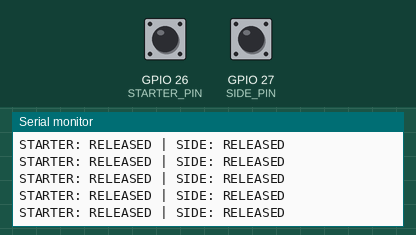
The sketch below on a simulated ESP32. Parts: the last lines printed to the serial monitor. The inputs (shaded band) are chosen by the test bench; at power-on: GPIO 26 (STARTER_PIN) HIGH, GPIO 27 (SIDE_PIN) HIGH.

Above: at 1.2 s.
1.3 s: GPIO 26 (STARTER_PIN) pulled LOW for 0.25 s
At 1.56 s:
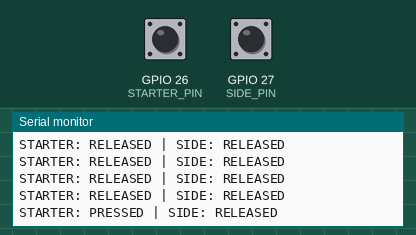
3.0 s: GPIO 27 (SIDE_PIN) pulled LOW for 0.25 s
At 3.16 s:
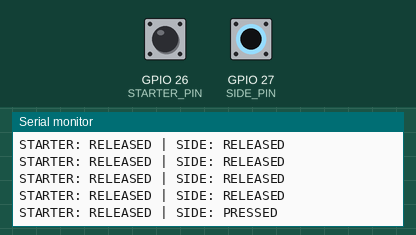
4.7 s: GPIO 26 (STARTER_PIN) driven LOW and GPIO 27 (SIDE_PIN) driven LOW
At 4.96 s:
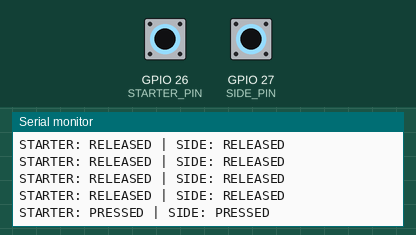

The sketch:

003_buttonTest.ino
```cpp
#include <Arduino.h>

// Пины кнопок
const int STARTER_PIN = 26;
const int SIDE_PIN    = 27;

void setup() {
  Serial.begin(115200);

  // Включаем внутреннюю подтяжку
  pinMode(STARTER_PIN, INPUT_PULLUP);
  pinMode(SIDE_PIN, INPUT_PULLUP);

  Serial.println("Button test started");
}

void loop() {
  int starterState = digitalRead(STARTER_PIN);
  int sideState    = digitalRead(SIDE_PIN);

  Serial.print("STARTER: ");
  Serial.print(starterState == LOW ? "PRESSED" : "RELEASED");

  Serial.print(" | SIDE: ");
  Serial.println(sideState == LOW ? "PRESSED" : "RELEASED");

  delay(200); // чтобы не спамить слишком быстро
}
```

Measured:
- after the input at 1.3 s, the serial monitor: prints a new line after 0.10 s (image 1)
- after the input at 3.0 s, the serial monitor: prints a new line at once (image 2)
- after the input at 4.7 s, the serial monitor: prints a new line after 0.11 s (image 3)
